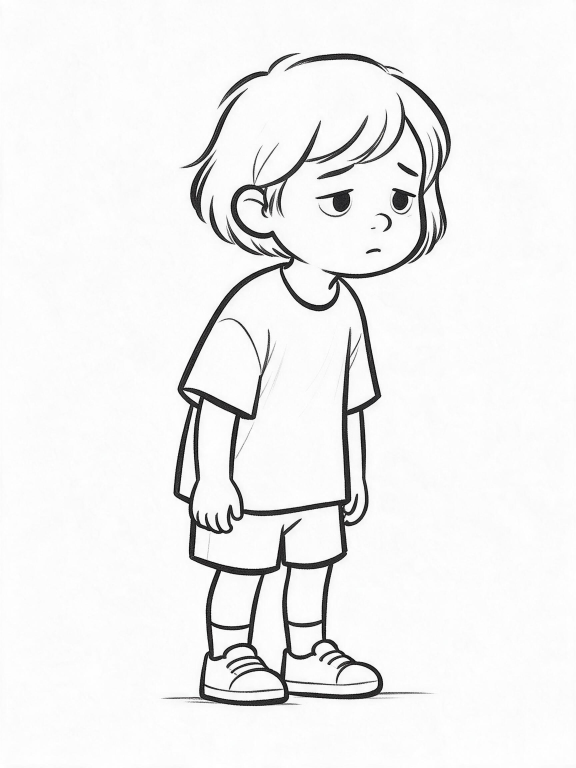
#> input picture _dev/shots/portrait-sad-src.png, 1728 x 2304 px, given in place of portrait-happy-src.png, which was not available (shown at 1/3 size)
$ python preview-70bold.py
#> lines starting #> are read from the running program, lines starting #| are printed output that depends on the picture; after the words box and inside, x2 and y2 are one past the last pixel; in counts of white or black regions, pixels touching at a corner belong together; pictures that were not available may be replaced by others from this repository, and a replacement may not be noted
#!/usr/bin/env python3
"""70px 可读性强化对比：原样 vs 加粗线+提对比"""
import numpy as np
from PIL import Image
from scipy import ndimage

PAPER = (251, 249, 243)
INK = (28, 28, 28)

g = np.asarray(Image.open('portrait-happy-src.png').convert('L'), dtype=np.uint8)
dark = g < 120
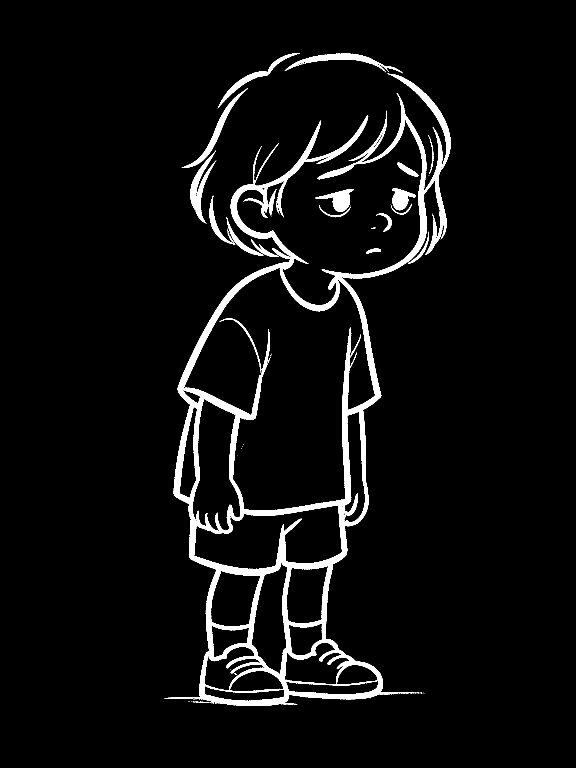
#> dark: shape (2304, 1728) bool (shown at 1/3 size); 4.9% white; 89 white regions (63 under 20 px), largest, box (x1, y1, x2, y2) and area: (494, 220, 1352, 2118) 163510, (571, 451, 648, 671) 4510, (854, 160, 1208, 220) 4421
rows, cols = np.where(dark)
l, t, r, b = cols.min(), rows.min(), cols.max(), rows.max()
#> l = 494; t = 159; r = 1351; b = 2117
g = g[max(0, t - 8):b + 5, max(0, l - 8):r + 9]
#> g: shape (1971, 874)

mask = ndimage.binary_closing(g < 210, structure=np.ones((9, 9)))
#> mask: shape (1971, 874) bool; 13.6% white; 13 white regions (6 under 20 px), largest, box (x1, y1, x2, y2) and area: (4, 9, 867, 1967) 214012, (52, 113, 258, 521) 10644, (459, 415, 575, 501) 4450
mask = ndimage.binary_fill_holes(mask)
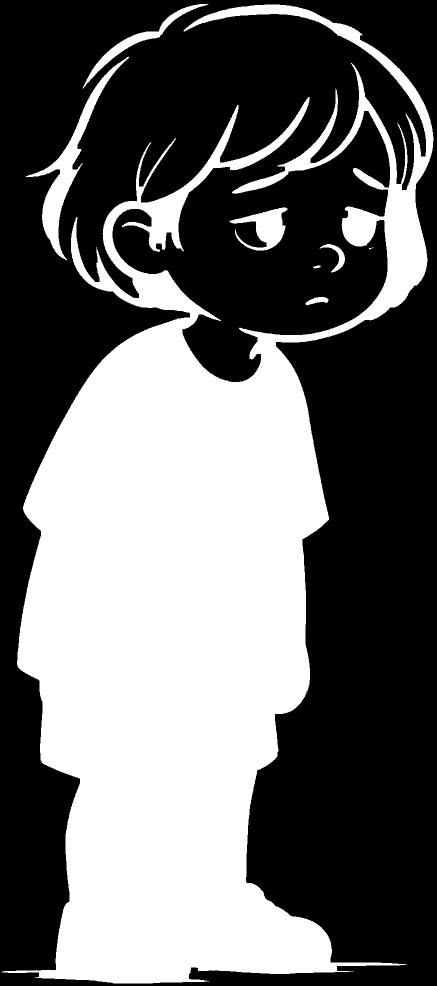
#> mask: shape (1971, 874) bool (shown at 1/2 size); 41.6% white; 8 white regions (1 under 20 px), largest, box (x1, y1, x2, y2) and area: (4, 9, 867, 1967) 695687, (52, 113, 258, 521) 10644, (459, 415, 575, 501) 4450

def sprite(lines_src):
    lines = np.clip((235 - lines_src.astype(int)) * 3, 0, 255).astype(np.uint8)
    h, w = mask.shape
    img = np.zeros((h, w, 4), dtype=np.uint8)
    img[..., 0], img[..., 1], img[..., 2] = PAPER
    img[..., 3] = np.where(mask, 255, 0).astype(np.uint8)
    la = lines.astype(float) / 255.0
    for c, v in enumerate(INK):
        img[..., c] = (img[..., c] * (1 - la) + v * la).astype(np.uint8)
    img[..., 3] = np.maximum(img[..., 3], lines)
    return Image.fromarray(img, 'RGBA')

def paste(sp, height, x_ratio, out_path, boost=False):
    base = Image.open('preview-base-day.png').convert('RGBA')
    bw, bh = base.size
    c = sp.resize((round(sp.width * height / sp.height), height), Image.LANCZOS)
    if boost:  # 缩小后提 alpha 对比：灰线压黑、弱线显形
        a = np.asarray(c).copy()
        alpha = a[..., 3].astype(float)
        a[..., 3] = np.clip((alpha - 55) * 1.9, 0, 255).astype(np.uint8)
        c = Image.fromarray(a, 'RGBA')
    x = round(bw * x_ratio - c.width / 2)
    base.alpha_composite(c, (x, bh - 6 - c.height))
    base.convert('RGB').save(out_path)
    print('saved', out_path)

plain = sprite(g)
#> after the loop in sprite, `for c, v in enumerate(INK):`:
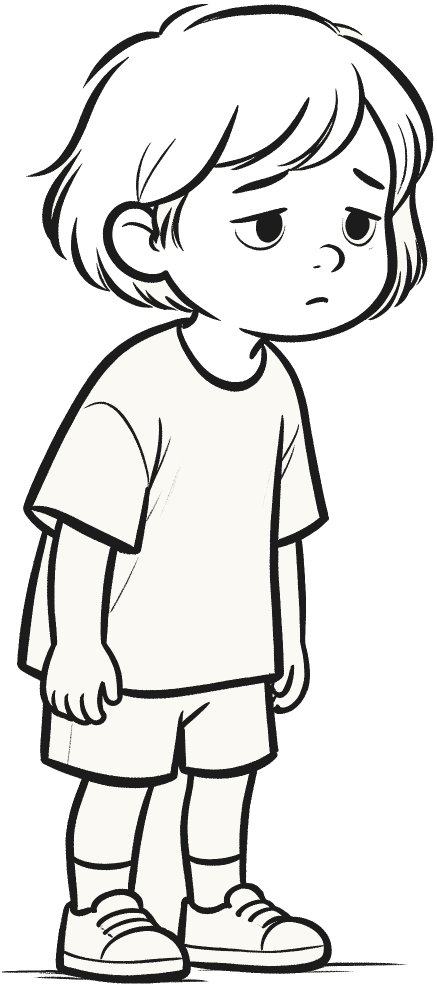
#> img: shape (1971, 874, 4) (shown at 1/2 size); mean of channels 0, 1, 2, 3 222.9, 221.2, 215.9, 106; transparent parts drawn white
#> in sprite, `img[..., 3] = np.maximum(img[..., 3], lines)`: img: shape (1971, 874, 4); 0.3% of pixels changed, all inside (x1, y1, x2, y2) = (0, 7, 867, 1969)
bold = sprite(ndimage.grey_erosion(g, size=(13, 13)))  # 深色区域外扩 ≈ 线加粗
#> in sprite (call 2), `lines = np.clip((235 - lines_src.astype(int)) * 3, 0, 255).astype(np.u..`:
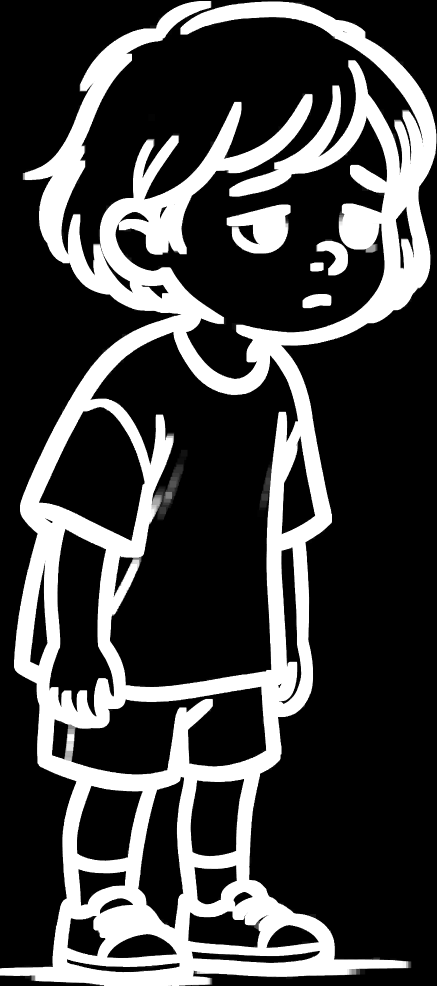
#> lines: shape (1971, 874) (shown at 1/2 size); min 0, max 255, mean 66.8
#> in sprite (call 2), `img[..., 3] = np.maximum(img[..., 3], lines)`:
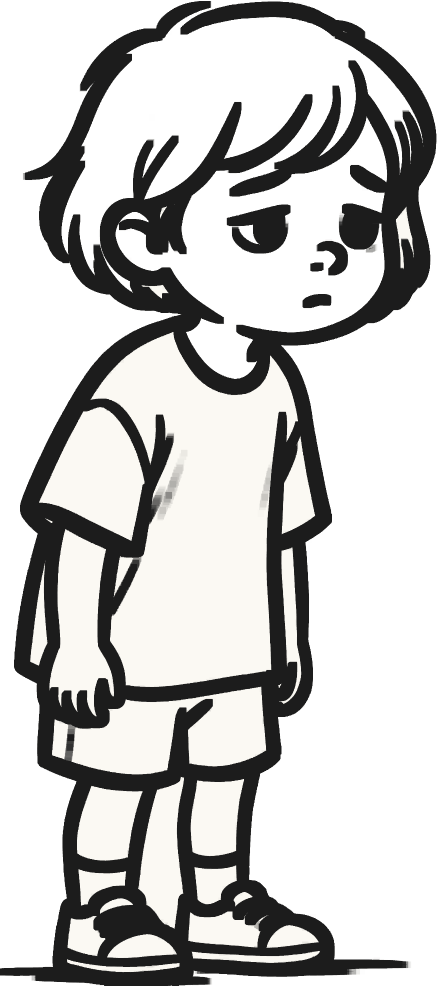
#> img: shape (1971, 874, 4) (shown at 1/2 size); mean of channels 0, 1, 2, 3 192.6, 191.1, 186.7, 122.9; transparent parts drawn white
paste(plain, 70, 0.35, 'preview-day-70px-A-plain.png')
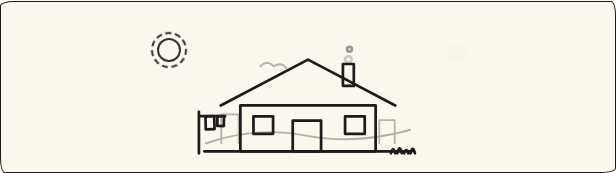
#> input picture _dev/shots/preview-base-day.png, 616 x 173 px, found by its file name
paste(bold, 70, 0.35, 'preview-day-70px-B-bold.png', boost=True)
# 中方案：85px + 加粗
paste(bold, 85, 0.35, 'preview-day-85px-B-bold.png', boost=True)
#> call 3 of paste, with height = 85, x_ratio = 0.35, out_path = 'preview-day-85px-B-bold.png', boost = True
#> in paste (call 3), `base.convert('RGB').save(out_path)`:
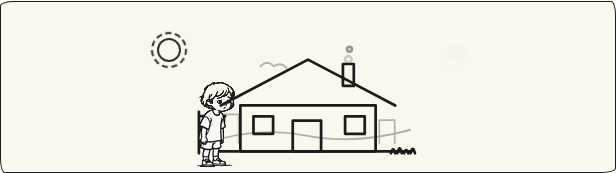
#> saved as preview-day-85px-B-bold.png: PIL image 616x173 RGB; mean R, G, B 238.4, 235.6, 227.1
